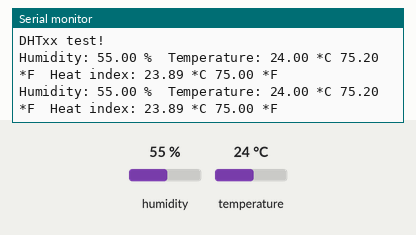
Bench run of a sketch on a simulated Arduino Uno, built with avr-gcc and run on an emulated ATmega328P. On the bench: the last lines printed to the serial monitor. Inputs (shaded band) come from the test bench; at power-on: humidity 55 %, temperature 24 °C.

Above: at 4.8 s.
4.9 s: humidity set to 22 %
At 6.5 s:
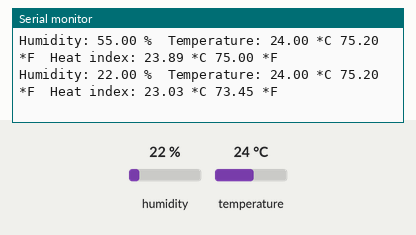
7.9 s: temperature set to 12 °C
At 9.4 s:
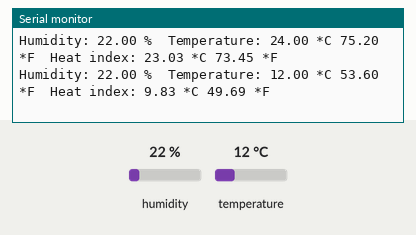
10.9 s: humidity set to 40 %
At 12.9 s:
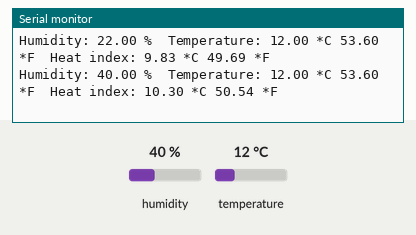
13.9 s: temperature set to 28 °C
At 14.7 s:
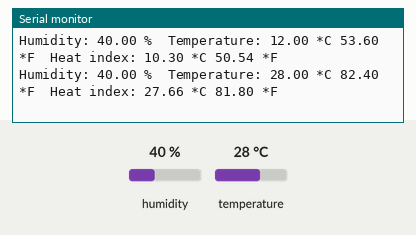
Timing chart, 0 to 16.9 s (numbered marks = the images above; inputs shaded):
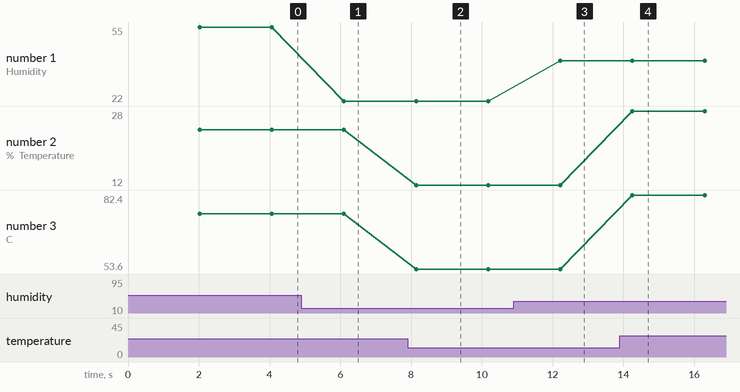

Measured:
- after the input at 4.9 s, the serial monitor: prints a new line after 1.2 s (image 1)
- after the input at 7.9 s, the serial monitor: prints a new line after 0.24 s (image 2)
- after the input at 10.9 s, the serial monitor: prints a new line after 1.3 s (image 3)
- after the input at 13.9 s, the serial monitor: prints a new line after 0.36 s (image 4)
- plotted number 1: 55 → 22 after the input at 4.9 s, 22 → 40 after the input at 10.9 s
- plotted number 2: 24 → 12 after the input at 7.9 s, 12 → 28 after the input at 13.9 s
- plotted number 3: 75.2 → 53.6 after the input at 7.9 s, 53.6 → 82.4 after the input at 13.9 s

The sketch:

DHT11_Temp_and_Humidity.ino
```cpp
#include <Adafruit_Sensor.h>


/*  DHT22/11 temerature and humidity sensor demonstration sketch
 *
 * This sketch reads the temperature and humidity from a DHT sensor.
 *
 * This is a common digital sensor which is calibrated in factory
 * and outputs true values so that no further calculations are needed
 * on the Arduino.

 *
 * This sketch was adapted for Arduino Step by Step by Peter Dalmaris from the
 * demo sketch that ships with the Adafruit library.
 *
 * Components
 * ----------
 *  - Arduino Uno
 *  - A DHT22 or DHT11 sensor
 *  - 10 kOhm resistor to pull up the data pin
 *
 *  Libraries
 *  ---------
 *  DHT.h
 *
 * Connections
 * -----------
 *
 * Hold the sensor so that the grill is towards you. Here are the connections
 *
 *     -----------
 *     | - |  -  |
 *     | - |  -  |
 *     | - |  -  |
 *     | - |  -  |
 *     -----------
 *     |  |  |  |
 *     |  |  |  |
 *     |  |  |  |
 *     |  |  |  |
 *    5V  2     GND
 *      data
 *
 * Connect a 10KOhm resistor between the 5V and data pin (2)
 *
 * Other information
 * -----------------
 *
 * DHT22 datasheet: https://www.sparkfun.com/datasheets/Sensors/Temperature/DHT22.pdf
 * The Github repository for the library: https://github.com/adafruit/DHT-sensor-library
 * The DHT library requires Adafruit's Unified Sensor Driver. Install that by searching
 * for "Adafruit Unified Sensor" in the Library Manager.
 * Learn more about the Unified Driver: https://github.com/adafruit/Adafruit_Sensor
 * About the Heat Index:
 * About pull up and pull down resistors:
 *
 *
 *
 *  Created on October 11 2016 by Peter Dalmaris
 *
 */

// Example testing sketch for various DHT humidity/temperature sensors
// Written by ladyada, public domain

#include "DHT.h"

#define DHTPIN 2     // what digital pin we're connected to

// Uncomment whatever type you're using!
#define DHTTYPE DHT11   // DHT 11
//#define DHTTYPE DHT22   // DHT 22  (AM2302), AM2321
//#define DHTTYPE DHT21   // DHT 21 (AM2301)

// Initialize DHT sensor.
// Note that older versions of this library took an optional third parameter to
// tweak the timings for faster processors.  This parameter is no longer needed
// as the current DHT reading algorithm adjusts itself to work on faster procs.
DHT dht(DHTPIN, DHTTYPE);

void setup() {
  Serial.begin(9600);
  Serial.println("DHTxx test!");

  dht.begin();
}

void loop() {
  // Wait a few seconds between measurements.
  delay(2000);

  // Reading temperature or humidity takes about 250 milliseconds!
  // Sensor readings may also be up to 2 seconds 'old' (its a very slow sensor)
  float h = dht.readHumidity();
  // Read temperature as Celsius (the default)
  float t = dht.readTemperature();
  // Read temperature as Fahrenheit (isFahrenheit = true)
  float f = dht.readTemperature(true);

  // Check if any reads failed and exit early (to try again).
  if (isnan(h) || isnan(t) || isnan(f)) {
    Serial.println("Failed to read from DHT sensor!");
    return;
  }

  // Compute heat index in Fahrenheit (the default)
  float hif = dht.computeHeatIndex(f, h);
  // Compute heat index in Celsius (isFahreheit = false)
  float hic = dht.computeHeatIndex(t, h, false);

  Serial.print("Humidity: ");
  Serial.print(h);
  Serial.print(" %\t");
  Serial.print("Temperature: ");
  Serial.print(t);
  Serial.print(" *C ");
  Serial.print(f);
  Serial.print(" *F\t");
  Serial.print("Heat index: ");
  Serial.print(hic);
  Serial.print(" *C ");
  Serial.print(hif);
  Serial.println(" *F");
}
```
